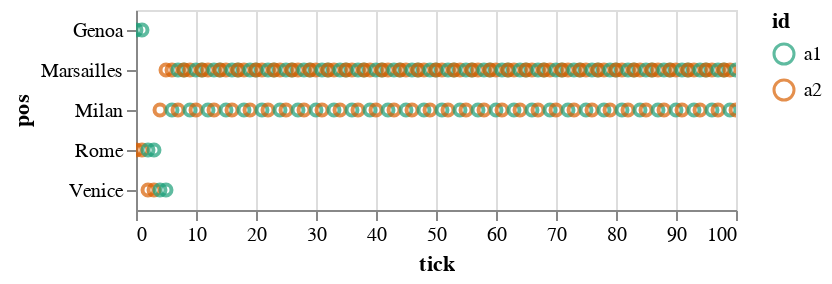

The notebook cell this image was saved under:
### Code cell
def plot_agent_locations(agents: pl.DataFrame):
    base = alt.Chart(agents).encode(
        x='tick:Q',
        y='pos:N',
        color=alt.Color('id:O').scale(scheme='dark2'),
    )
    return base.mark_point().interactive()
plot_agent_locations(agents)

### Figure 1 — Vega-Lite specification as saved in the notebook (floating-point values rounded to 4 significant figures; data arrays with more than 128 entries replaced by an {"elided": "..."} marker saying what was removed)
{"config": {"view": {"continuousWidth": 300, "continuousHeight": 300}}, "data": {"name": "data-2b2ba030a0022bb7c17990ee5a5b056c"}, "mark": {"type": "point"}, "encoding": {"color": {"field": "id", "scale": {"scheme": "dark2"}, "type": "ordinal"}, "x": {"field": "tick", "type": "quantitative"}, "y": {"field": "pos", "type": "nominal"}}, "params": [{"name": "param_2", "select": {"type": "interval", "encodings": ["x", "y"]}, "bind": "scales"}], "$schema": "https://vega.github.io/schema/vega-lite/v5.8.0.json", "datasets": {"data-2b2ba030a0022bb7c17990ee5a5b056c": {"elided": "202 records"}}}
